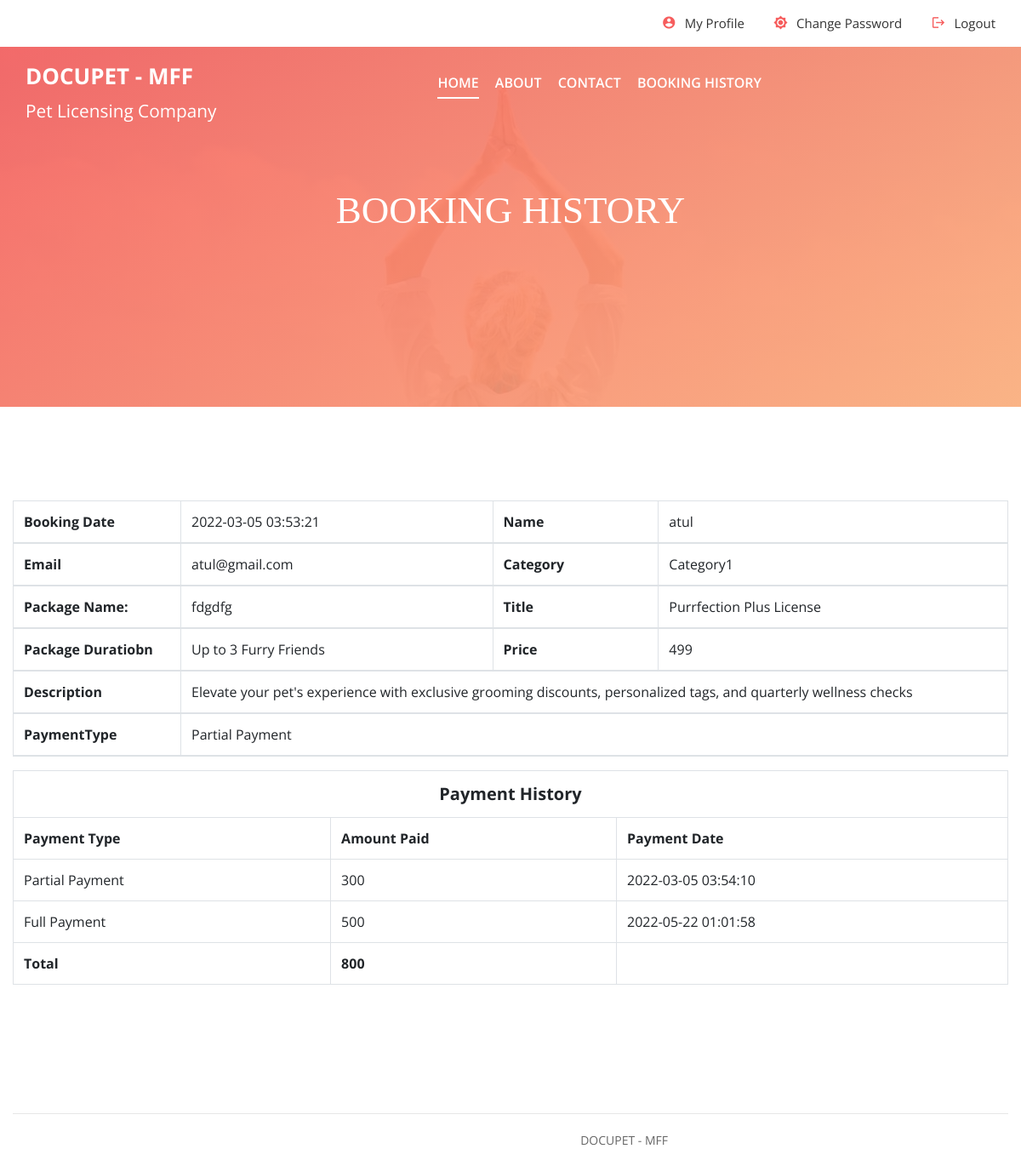
The page /booking-details.php?bookingid=1 (signed in) on the database its author committed.
### tables this page shows
CREATE TABLE `tblbooking` (
  `id` int(11) NOT NULL,
  `package_id` varchar(45) DEFAULT NULL,
  `userid` varchar(45) DEFAULT NULL,
  `booking_date` timestamp NULL DEFAULT current_timestamp(),
  `payment` varchar(45) DEFAULT NULL,
  `paymentType` varchar(45) DEFAULT NULL
);

CREATE TABLE `tbluser` (
  `id` int(11) NOT NULL,
  `fname` varchar(45) DEFAULT NULL,
  `lname` varchar(45) DEFAULT NULL,
  `email` varchar(45) DEFAULT NULL,
  `mobile` varchar(45) DEFAULT NULL,
  `password` varchar(100) DEFAULT NULL,
  `state` varchar(45) DEFAULT NULL,
  `city` varchar(45) DEFAULT NULL,
  `address` varchar(200) DEFAULT NULL,
  `create_date` timestamp NULL DEFAULT current_timestamp()
);

CREATE TABLE `tblcategory` (
  `id` int(11) NOT NULL,
  `category_name` varchar(45) DEFAULT NULL,
  `status` varchar(45) DEFAULT '0'
);

CREATE TABLE `tblpackage` (
  `id` int(11) NOT NULL,
  `cate_id` varchar(45) DEFAULT NULL,
  `PackageName` varchar(45) DEFAULT NULL
);

CREATE TABLE `tbladdpackage` (
  `id` int(11) NOT NULL,
  `category` varchar(45) DEFAULT NULL,
  `titlename` varchar(450) DEFAULT NULL,
  `PackageType` varchar(45) DEFAULT NULL,
  `NumberOfPets` varchar(45) DEFAULT NULL,
  `Price` varchar(45) DEFAULT NULL,
  `uploadphoto` varchar(450) DEFAULT NULL,
  `Description` varchar(450) DEFAULT NULL,
  `create_date` timestamp NULL DEFAULT current_timestamp()
);

CREATE TABLE `tblpayment` (
  `id` int(11) NOT NULL,
  `bookingID` varchar(45) DEFAULT NULL,
  `paymentType` varchar(45) DEFAULT NULL,
  `payment` varchar(45) DEFAULT NULL,
  `payment_date` timestamp NULL DEFAULT current_timestamp()
);

### booking-details.php (the view, shortened to what this page needs)
<?php session_start();
require_once('include/config.php');
if(strlen( $_SESSION["uid"])==0)
    {
header('location:login.php');
}
else{
?>
<!DOCTYPE html>
<html lang="zxx">
<head>
	<link rel="stylesheet" href="css/bootstrap.min.css"/>
	<link rel="stylesheet" href="css/font-awesome.min.css"/>
	<link rel="stylesheet" href="css/owl.carousel.min.css"/>
	<link rel="stylesheet" href="css/nice-select.css"/>
	<link rel="stylesheet" href="css/slicknav.min.css"/>
	<link rel="stylesheet" href="css/style.css"/>
</head>
<body>
	<?php include 'include/header.php';?>
	<section class="page-top-section set-bg" data-setbg="img/page-top-bg.jpg">
		<div class="container">
			<div class="row">
				<div class="col-lg-7 m-auto text-white">
					<h2>Booking History</h2>
				</div>
			</div>
		</div>
	</section>
	<section class="contact-page-section spad overflow-hidden">
		<div class="container">
			<div class="row">
				<div class="col-lg-12">
					   <table class="table table-hover table-bordered">
                <thead>
                   <?php $bookindid=$_GET['bookingid'];
                  $sql="SELECT t1.id as bookingid,t3.fname as Name, t3.email as email,t1.booking_date as bookingdate,t2.titlename as title,t2.NumberOfPets as NumberOfPets,
t2.Price as Price,t2.Description as Description,t4.category_name as category_name,t5.PackageName as PackageName,payment,paymentType FROM tblbooking as t1
 join tbladdpackage as t2
on t1.package_id =t2.id
join tbluser as t3
on t1.userid=t3.id
join tblcategory as t4
on t2.category=t4.id
join tblpackage as t5
on t2.PackageType=t5.id
 where t1.id=:bookindid";
                  $query= $dbh->prepare($sql);
                  $query->bindParam(':bookindid',$bookindid, PDO::PARAM_STR);
                  $query-> execute();
                  $results = $query -> fetchAll(PDO::FETCH_OBJ);
                  $cnt=1;
                  if($query -> rowCount() > 0)
                  {
                  foreach($results as $result)
                  {
                  ?>
                  <tr>
                   <th>Booking Date</th>
                   <td><?php echo $result->bookingdate; ?></td>
                    <th>Name</th>
                    <td><?php echo $result->Name; ?></td>
                  </tr>
                  <tr>
                   <th>Email</th>
                   <td><?php echo $result->email; ?></td>
                    <th>Category</th>
                    <td><?php echo $result->category_name; ?></td>
                  </tr>
                  <tr>
                   <th>Package Name:</th>
                   <td><?php echo $result->PackageName; ?></td>
                    <th>Title</th>
                    <td><?php echo $result->title; ?></td>
                  </tr>
                  <tr>
                   <th>Package Duratiobn</th>
                   <td><?php echo $result->NumberOfPets; ?></td>
                    <th>Price</th>
                    <td><?php echo $result->Price; ?></td>
                  </tr>
                  <tr>
                   <th>Description</th>
                   <td colspan="3"><?php echo $result->Description; ?></td>
                  </tr>
                  <tr>
                   <th>PaymentType</th>
                   <td colspan="3"><?php  $ptype=$result->paymentType;
if($ptype==''):
	echo "Payment not made yet";
else:
	echo $ptype;
endif;
                 ?></td>
                  </tr>
                  <?php  $cnt=$cnt+1; } } ?>
                </thead>
              </table>
            <?php   $sql="SELECT * from tblpayment
 where bookingID=:bookindid";
                  $query= $dbh->prepare($sql);
                  $query->bindParam(':bookindid',$bookindid, PDO::PARAM_STR);
                  $query-> execute();
                  $results = $query -> fetchAll(PDO::FETCH_OBJ);
                  if($query -> rowCount() > 0)
                  { ?>
                       <table class="table table-hover table-bordered">
                        <tr>
                          <th colspan="3" style="text-align:center;font-size:20px;">Payment History</th>
                        </tr>
                        <tr>
                          <th>Payment Type</th>
                          <th>Amount Paid</th>
                          <th>Payment Date</th>
                        </tr>
 <?php foreach($results as $result)
                  { ?>
<tr>
  <td><?php echo $result->paymentType; ?></td>
  <td><?php echo $tpayment=$result->payment; ?></td>
  <td><?php echo $result->payment_date; ?></td>
</tr>
<?php
$gpayment+=$tpayment;
}  ?>
<tr>
  <th>Total</th>
  <th><?php echo $gpayment;?></th>
</tr>
                       </table>
                     <?php } ?>
				</div>
			</div>
		</div>
	</section>
<?php include 'include/footer.php'; ?>
	</body>
</html>
        <?php } ?>

### rows shown on the page
tblbooking: booking_date "2022-03-05 03:53:21", userid.fname "atul", userid.email "atul@gmail.com", tblcategory.category_name "Category1", tblpackage.PackageName "fdgdfg", tbladdpackage.titlename "Purrfection Plus License", tbladdpackage.NumberOfPets "Up to 3 Furry Friends", tbladdpackage.Price "499", tbladdpackage.Description "Elevate your pet's experience with exclusive grooming discounts, personalized tags, and quarterly wellness checks", paymentType "Partial Payment"
tblpayment: paymentType "Partial Payment", payment "300", payment_date "2022-03-05 03:54:10"
tblpayment: paymentType "Full Payment", payment "500", payment_date "2022-05-22 01:01:58"

### other values the page prints
$gpayment "800"
